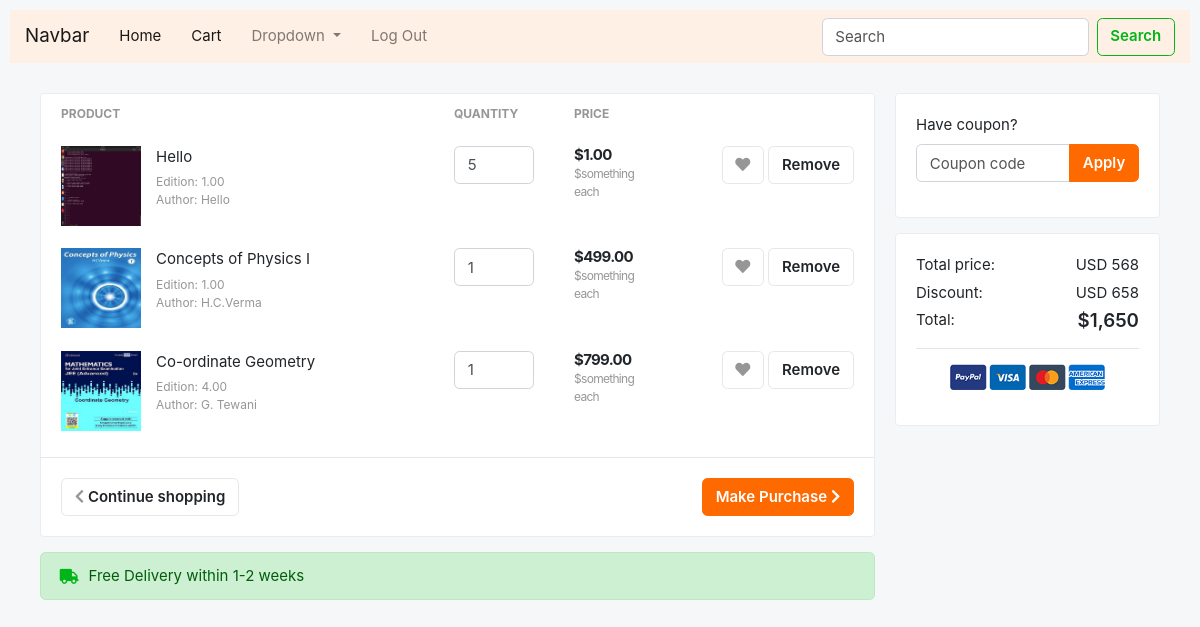
Screenshot of /customer/cart (signed in) with the database file from the repository.
### Store/models.py (models this page shows, shortened)
class CartItem(models.Model):
	cartitem_id = models.AutoField(primary_key=True)
	book_quantity = models.IntegerField(default=0)
	book_id = models.ForeignKey(Book, on_delete=models.CASCADE)
	cart = models.ForeignKey(Cart, on_delete=models.CASCADE)

class Book(models.Model):
	old_new = (
		(1, 'Yes'),
		(0, 'No'),
	)
	book_id = models.AutoField(primary_key=True)
	book_name = models.CharField(max_length=50)
	book_author = models.CharField(max_length=50)
	book_edition = models.DecimalField(max_digits=6, decimal_places=2)
	book_price = models.DecimalField(max_digits=6, decimal_places=2)
	book_quantity = models.IntegerField()
	date = models.DateTimeField(auto_now=True)
	is_new = models.BooleanField(choices=old_new)
	image_file = models.ImageField(upload_to=UPLOAD_TO)
	category = models.ForeignKey(Category, on_delete=models.CASCADE)
	vendor = models.ForeignKey(Vendor, on_delete=models.CASCADE)

### Store/views.py (the view)
# urls.py: path('customer/cart', views.cart_view, name='cart-customer'),
@login_required
def cart_view(request):
	user = request.user
	context = {
		"cart_exists" : True,
	}
	cart = user.cart_set.first()
	if not cart is None:
		cart_items = cart.cartitem_set.all()
		if not bool(cart_items):
			context["cart_exists"] = False
		else:
			context["cart_exists"] = True
			context["cart_items"] = cart_items
	else:
		context["cart_exists"] = False
	return render(request, 'Store/cart.html', context)

### Store/templates/Store/cart.html (shortened to what this page needs)
{% extends 'Store/layout.html' %}
{% load static %}
{% block body %}
<nav class="navbar navbar-expand-lg navbar-light bg-light">
  <a class="navbar-brand" href="#">Navbar</a>
  <div class="collapse navbar-collapse" id="navbarSupportedContent">
    <ul class="navbar-nav mr-auto">
      <li class="nav-item active">
        <a class="nav-link" href="#">Home <span class="sr-only">(current)</span></a>
      </li>
      <li class="nav-item active">
        <a class="nav-link" href="#">Cart</a>
      </li>
      <li class="nav-item dropdown">
        <a class="nav-link dropdown-toggle" href="#" id="navbarDropdown" role="button" data-toggle="dropdown" aria-haspopup="true" aria-expanded="false">
          Dropdown
        </a>
      </li>
      <li class="nav-item">
        <a class="nav-link" href="{% url 'logout' %}">Log Out</a>
      </li>
    </ul>
    <form class="form-inline my-2 my-lg-0">
      <input class="form-control mr-sm-2" type="search" placeholder="Search" aria-label="Search">
      <button class="btn btn-outline-success my-2 my-sm-0" type="submit">Search</button>
    </form>
  </div>
</nav>
<section class="section-content padding-y">
<div class="container">
<div class="row">
  <main class="col-md-9">
<div class="card">
<table class="table table-borderless table-shopping-cart">
<thead class="text-muted">
<tr class="small text-uppercase">
  <th scope="col">Product</th>
  <th scope="col" width="120">Quantity</th>
  <th scope="col" width="120">Price</th>
  <th scope="col" class="text-right" width="200"> </th>
</tr>
</thead>
<tbody>
  {% for item in cart_items %}
  <tr>
    <td>
      <figure class="itemside">
        <div class="aside"><img src="{{ item.book_id.image_file.url }}" class="img-sm"></div>
        <figcaption class="info">
          <a href="#" class="title text-dark">{{ item.book_id.book_name }}</a>
          <p class="text-muted small">Edition: {{ item.book_id.book_edition }} <br> Author: {{ item.book_id.book_author }}</p>
        </figcaption>
      </figure>
    </td>
    <td>
      <input type="text" name="quantity" class="form-control" value="{{ item.book_quantity }}">
    </td>
    <td>
      <div class="price-wrap">
        <var class="price">${{ item.book_id.book_price }}</var>
        <small class="text-muted"> $something each </small>
      </div>
    </td>
    <td class="text-right">
    <a data-original-title="Save to Wishlist" title="" href="" class="btn btn-light" data-toggle="tooltip"> <i class="fa fa-heart"></i></a>
    <a href="{% if user.is_authenticated %}{% if user.is_vendor %}{% url 'cart-remove-vendor' item.cartitem_id %}{% else %}{% url 'cart-remove-customer' item.cartitem_id %}{% endif %}{% endif %}" class="btn btn-light"> Remove</a>
    </td>
  </tr>
  {% endfor %}
</tbody>
</table>
<div class="card-body border-top">
  <a href="#" class="btn btn-primary float-md-right"> Make Purchase <i class="fa fa-chevron-right"></i> </a>
  <a href="{% if user.is_authenticated %}{% if user.is_vendor %}{% url 'index-vendor' %}{% else %}{% url 'index-customer' %}{% endif %}{% else %}#{% endif %}" class="btn btn-light"> <i class="fa fa-chevron-left"></i> Continue shopping </a>
</div>
</div>
<div class="alert alert-success mt-3">
  <p class="icontext"><i class="icon text-success fa fa-truck"></i> Free Delivery within 1-2 weeks</p>
</div>
  </main>
  <aside class="col-md-3">
    <div class="card mb-3">
      <div class="card-body">
      <form>
        <div class="form-group">
          <label>Have coupon?</label>
          <div class="input-group">
            <input type="text" class="form-control" name="" placeholder="Coupon code">
            <span class="input-group-append">
              <button class="btn btn-primary">Apply</button>
            </span>
          </div>
        </div>
      </form>
      </div>
    </div>
    <div class="card">
      <div class="card-body">
          <dl class="dlist-align">
            <dt>Total price:</dt>
            <dd class="text-right">USD 568</dd>
          </dl>
          <dl class="dlist-align">
            <dt>Discount:</dt>
            <dd class="text-right">USD 658</dd>
          </dl>
          <dl class="dlist-align">
            <dt>Total:</dt>
            <dd class="text-right  h5"><strong>$1,650</strong></dd>
          </dl>
          <hr>
          <p class="text-center mb-3">
            <img src="images/misc/payments.png" height="26">
          </p>
      </div>
    </div>
  </aside>
</div>
</div>
</section>
{% endblock %}

### Store/static/Store/styles.css (style rules this page uses)
body { padding: 10px; }

### Store/static/Store/css/ui.css (style rules this page uses)
html { font-family: 'Inter', sans-serif; font-size: 15px; }
.price-wrap { letter-spacing: -0.7px; }
.img-xs, .img-sm, .img-md, .img-lg { -o-object-fit: cover; object-fit: cover; -ms-flex-negative: 0; flex-shrink: 0; -webkit-box-flex: 0; -ms-flex-positive: 0; flex-grow: 0; }
.img-sm { width: 80px; height: 80px; }
.padding-y { padding-top: 30px; padding-bottom: 30px; }
var { font-style: normal; }
figure { margin-bottom: 0; }
article:after, .form-group:after { display: block; clear: both; content: ""; }
p:last-child { margin-bottom: 0; }
.btn-light { background-color: #fff; border-color: #e5e7ea; }
.btn-light i { color: #969696; }
.itemside { position: relative; display: -webkit-box; display: -ms-flexbox; display: flex; width: 100%; }
.itemside .aside { position: relative; -ms-flex-negative: 0; flex-shrink: 0; }
.itemside .info { padding-left: 15px; padding-right: 7px; }
.itemside p { margin-bottom: 0; }
.itemside .title { display: block; margin-bottom: 5px; color: #212529; }
[class*="dlist-"] { margin-bottom: 5px; }
[class*="dlist-"] dd { margin-bottom: 0; }
.dlist-align { display: -webkit-box; display: -ms-flexbox; display: flex; }
.dlist-align dt { width: 120px; word-wrap: break-word; font-weight: normal; }
.dlist-align dd { -webkit-box-flex: 1; -ms-flex-positive: 1; flex-grow: 1; }
.icontext { display: -webkit-inline-box; display: -ms-inline-flexbox; display: inline-flex; -webkit-box-align: center; -ms-flex-align: center; align-items: center; vertical-align: middle; }
.icontext .icon { position: relative; margin-right: 10px; -ms-flex-negative: 0; flex-shrink: 0; -webkit-box-flex: 0; -ms-flex-positive: 0; flex-grow: 0; }
.price { font-weight: 600; color: #212529; }
body { background-color: #f6f7f9; }
.table-shopping-cart.table td, .table-shopping-cart.table th { padding-left: 20px; padding-right: 20px; }
.table-shopping-cart .price-wrap { line-height: 1.2; }
.table-shopping-cart .price { font-weight: bold; margin-right: 5px; display: block; }

### Store/static/Store/css/responsive.css (style rules this page uses)
@media (min-width: 1040px) { .container { padding-left: 30px !important; padding-right: 30px !important; } }

### rows the page displays
CartItem: book_id.image_file (picture), book_id.book_name "Hello", book_id.book_edition "1.00", book_id.book_author "Hello", quantity "5", book_id.book_price "1.00"
CartItem: book_id.image_file (picture), book_id.book_name "Concepts of Physics I", book_id.book_edition "1.00", book_id.book_author "H.C.Verma", quantity "1", book_id.book_price "499.00"
CartItem: book_id.image_file (picture), book_id.book_name "Co-ordinate Geometry", book_id.book_edition "4.00", book_id.book_author "G. Tewani", quantity "1", book_id.book_price "799.00"
